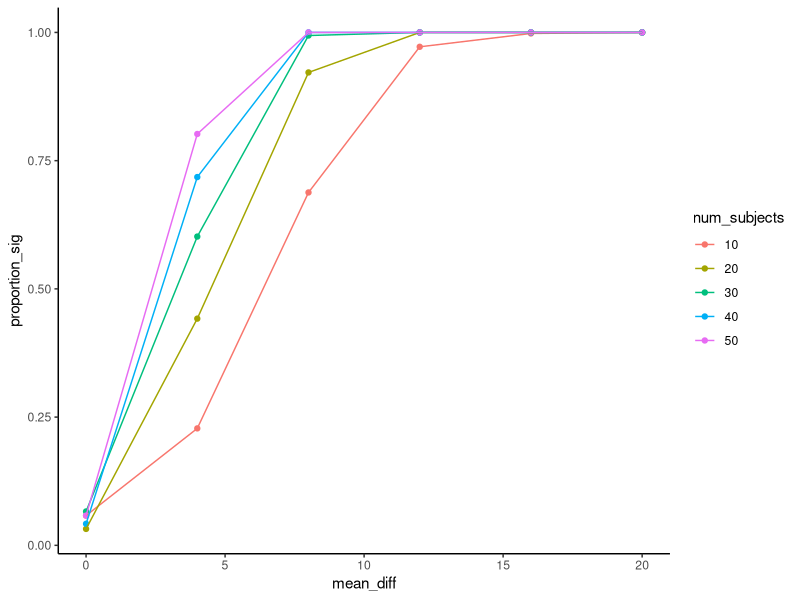

The R source for this figure:
# Chapter 11. Simulating Data
### There are some problems out there where we don't have really good analytic math formulas to tell us the correct answer.
set.seed(20200918)

# An independent samples t-test. 
group_A <- rnorm(10,100,7)
group_B <- rnorm(10,105,7)
t.test(group_A, group_B, var.equal = T)

# replicate p-values with n=10
save_ps <- length(1000)
for(i in 1:1000){
    group_A <- rnorm(10,100,7)
    group_B <- rnorm(10,105,7)
    t_results <- t.test(group_A, group_B, var.equal = T)
    save_ps[i] <- t_results$p.value
}

prop_p <- length(save_ps[save_ps<.05])/1000
print(prop_p)

# replicate p-values with n=50
save_ps <- length(1000)
for(i in 1:1000){
    group_A <- rnorm(50,100,7)
    group_B <- rnorm(50,105,7)
    t_results <- t.test(group_A, group_B, var.equal = T)
    save_ps[i] <- t_results$p.value
}

prop_p <- length(save_ps[save_ps<.05])/1000
print(prop_p)

# vary the number of subjects from 10 to 50, and vary the size of the effect from 0 to 20 in steps of 4
num_sims        <-500
N               <-c(10,20,30,40,50)
mean_difference <-c(0,4,8,12,16,20)
save_ps<-length(num_sims)

all_df<-data.frame()

for(diff in mean_difference){
  for (j in N){
    for(i in 1:num_sims){
      group_A <- rnorm(j,100,7)
      group_B <- rnorm(j,100+diff, 7)
      t_results <- t.test(group_A,group_B,var.equal = TRUE)
      save_ps[i] <- t_results$p.value
    }
    sim_df <-data.frame(save_ps,
                        num_subjects=as.factor(rep(j,num_sims)),
                        mean_diff =rep(diff,num_sims))
    all_df <- rbind(all_df,sim_df)
  }
}  

library(dplyr)

plot_df <- all_df %>%
            dplyr::group_by(num_subjects,mean_diff) %>%
            dplyr::summarise(proportion_sig = length(save_ps[save_ps<0.05])/num_sims)

library(tidyverse)
ggplot(plot_df, aes(x=mean_diff, 
                    y=proportion_sig, 
                    group=num_subjects, 
                    color=num_subjects))+
  geom_point()+
  geom_line()+
  theme_classic()

### When the mean diference is 0, we should get an average of 5%, or (0.05 proportion) experiments being significant. This is what we expect by chance, and it doesn’t matter how many subjects we run. When there is no difference, we will reject the null 5% of the time (these would all be type 1 errors).

# simulation ANOVA
N <- 10
groups <- rep(c("A","B","C"), each=10)
DV <- c(rnorm(100,10,15),   # means for group A
        rnorm(100,10,15),   # means for group B
        rnorm(100,20,15)    # means for group C
        )
sim_df<-data.frame(groups,DV)

aov_results <- summary(aov(DV~groups, sim_df))

library(xtable)
knitr::kable(xtable(aov_results))

# In this next example, we simulate the same design 100 times, save the p-values, and the determine the proportion of significant simulations.

N <- 10
save_p<-length(100)

for(i in 1:100){
  groups <- rep(c("A","B","C"), each=10)
  DV <- c(rnorm(100,10,15),   # means for group A
          rnorm(100,10,15),   # means for group B
          rnorm(100,20,15)    # means for group C
          )
  sim_df<-data.frame(groups,DV)
  
  aov_results <- summary(aov(DV~groups, sim_df))
  save_p[i]<-aov_results[[1]]$`Pr(>F)`[1]
}

length(save_p[save_p<0.05])/100